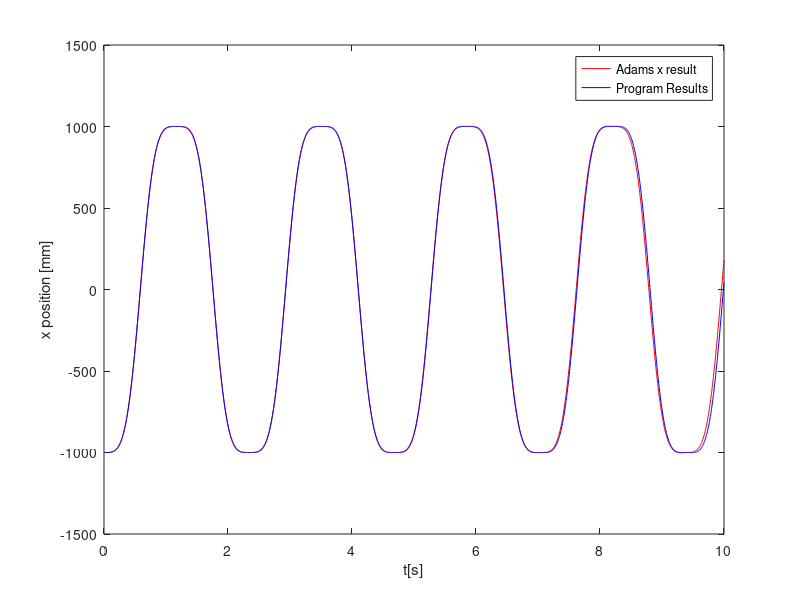
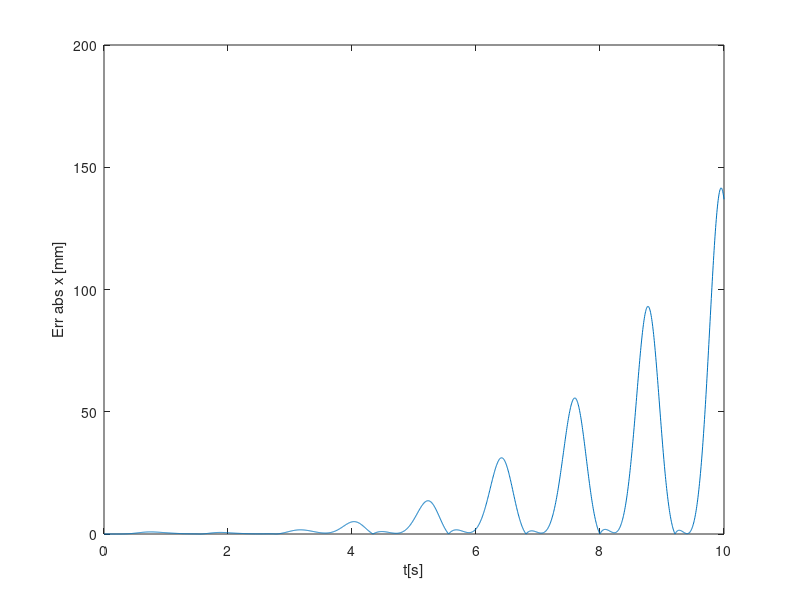
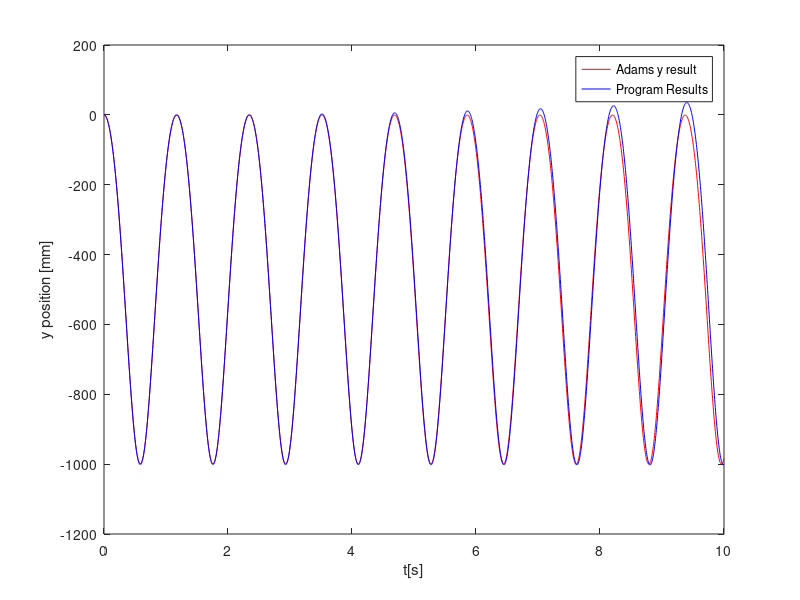
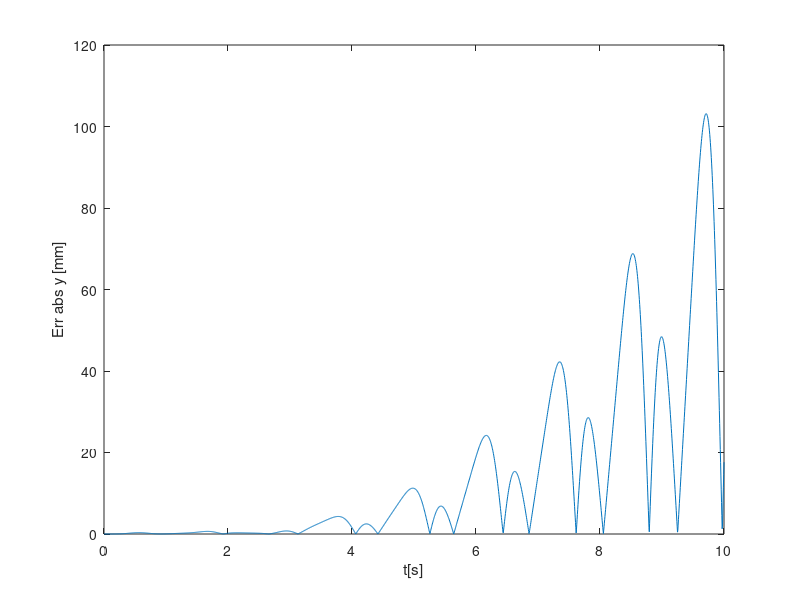

These figures' MATLAB source, in order:
%Plotter

clc
clear

%% Adams Info
load('Adams_timevector.mat');
load('Adams_xvalues.mat');
load('Adams_yvalues.mat');

% Adams Vel

load('Adams_xvel.mat');
load('Adams_yvel.mat');

% Adams Accel
load('Adams_xaccel.mat');
load('Adams_yaccel.mat');

adx = Adams_xvalues;
ady = Adams_yvalues;
atime = adamstime;

%Adams Vel
adxd = Adams_xvel;
adyd = Adams_yvel;

%Adams Accel
adxdd = Adams_xaccel;
adydd = Adams_yaccel;

%% Program Info
load('CoM_Data.mat');
load('Timevector.mat');

a = size(CoM,2);

for j = 1:a
    pos = CoM{1,j}(3).Position;
    xpos(1,j) = pos(1,1);
    ypos(1,j) = pos(2,1);
    vel = CoM{1,j}(3).TraVel;
    xvel(1,j) = vel(1,1);
    yvel(1,j) = vel(2,1);
    accel = CoM{1,j}(3).TraAccel;
    xaccel(1,j) = accel(1,1);
    yaccel(1,j) =  accel(2,1);
end

xpos = xpos';
ypos = ypos';
xvel = xvel';
yvel = yvel';
xaccel = xaccel';
yaccel = yaccel';

%%  Error Calc

abserrx = abs(adx-xpos);
abserry = abs(ady-ypos);

%Velocity Error
abserrxd = abs(adxd - xvel);
abserryd = abs(adyd - yvel);

%Accel Error
abserrxdd = abs(adxdd - xaccel);
abserrydd = abs(adydd - yaccel);


%% xplot
str = 'X Plot';
figure('Name',str,'NumberTitle','off');

plot(atime,adx,'r');
xlabel('t[s]');
ylabel('x position [mm]');
hold on
plot(timevector,xpos,'b');
legend('Adams x result','Program Results');
axis auto
hold off

%% X - Error Plot
str = 'X Error';
figure('Name',str,'NumberTitle','off');

plot(atime,abserrx);
xlabel('t[s]');
ylabel('Err abs x [mm]');
axis auto

%% yplot
str = 'Y Plot';
figure('Name',str,'NumberTitle','off');

plot(atime,ady,'r');
xlabel('t[s]');
ylabel('y position [mm]');
hold on
plot(timevector,ypos,'b');
legend('Adams y result','Program Results');
axis auto
hold off

%% Y - Error Plot
str = 'Y Error';
figure('Name',str,'NumberTitle','off');

plot(atime,abserry);
xlabel('t[s]');
ylabel('Err abs y [mm]');
axis auto

%% X - Vel Error Plot

str = 'Vel dx Error';
figure('Name',str,'NumberTitle','off');

plot(atime,abserrxd);
xlabel('t[s]');
ylabel('Err abs dx [mm/s]');
axis auto

%% Y - Vel Error Plot

str = 'Vel dy Error';
figure('Name',str,'NumberTitle','off');

plot(atime,abserryd);
xlabel('t[s]');
ylabel('Err abs dy [mm/s]');
axis auto

%% X - Accel Error Plot

str = 'Accel ddx Error';
figure('Name',str,'NumberTitle','off');

plot(atime,abserrxdd);
xlabel('t[s]');
ylabel('Err abs ddx [mm/s]');
axis auto

%% Y - Accel Error Plot

str = 'Accel ddy Error';
figure('Name',str,'NumberTitle','off');

plot(atime,abserrydd);
xlabel('t[s]');
ylabel('Err abs ddy [mm/s]');
axis auto